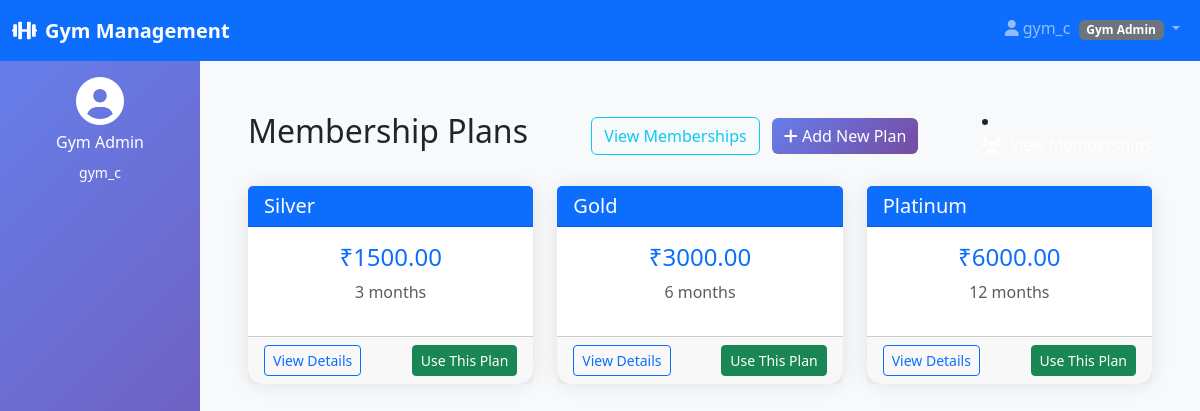
Page /plans/ (signed in) on the committed database.
### multiple_gym/models.py (models this page shows, shortened)
class User(AbstractUser):
    USER_TYPES = (
        ('superadmin', 'Super Admin'),
        ('gymadmin', 'Gym Admin'),
        ('member', 'Member'),
        ('trainer', 'Trainer'),
    )
    user_type = models.CharField(max_length=20, choices=USER_TYPES, default='member')
    phone = models.CharField(max_length=15, blank=True)
    created_at = models.DateTimeField(auto_now_add=True)

class MembershipPlan(models.Model):
    name = models.CharField(max_length=100)
    duration_months = models.IntegerField()
    price = models.DecimalField(max_digits=10, decimal_places=2)
    description = models.TextField(blank=True)
    is_active = models.BooleanField(default=True)

### multiple_gym/views.py (the view)
# urls.py: path("plans/", views.plan_list, name="plan_list"),
@login_required
def plan_list(request):
    plans = MembershipPlan.objects.all()
    gym_id = None
    gym = None
    if request.user.user_type == "gymadmin":
        try:
            gym_admin = GymAdmin.objects.get(user=request.user)
            gym = gym_admin.gyms.first()
            if gym:
                gym_id = gym.id
        except GymAdmin.DoesNotExist:
            gym_id = None
    context = {"plans": plans, "gym": gym, "gym_id": gym_id}
    return render(request, "multiple_gym/plan_list.html", context)

### templates/multiple_gym/plan_list.html (shortened to what this page needs)
{% extends 'multiple_gym/base.html' %}
{% block content %}
<div class="container mt-4">
    <div class="d-flex justify-content-between align-items-center mb-4">
<h2>Membership Plans</h2>
<div>
    {% if user.user_type == 'gymadmin' and gym_id %}
        <a href="{% url 'multiple_gym:membership_list_gym' gym_id %}" class="btn btn-outline-info me-2">View Memberships</a>
    {% else %}
        <a href="{% url 'multiple_gym:membership_list' %}" class="btn btn-outline-info me-2">View Memberships</a>
    {% endif %}
    <a href="{% url 'multiple_gym:create_plan' %}" class="btn btn-primary">
        <i class="fas fa-plus"></i> Add New Plan
    </a>
</div>
<li class="nav-item">
    {% if user.user_type == 'gymadmin' and gym_id %}
        <a class="nav-link text-white" href="{% url 'multiple_gym:membership_list_gym' gym_id %}">
            <i class="fas fa-users me-2"></i>View Memberships
        </a>
    {% else %}
        <a class="nav-link text-white" href="{% url 'membership_list' %}">
            <i class="fas fa-users me-2"></i>View Memberships
        </a>
    {% endif %}
</li>
    </div>
    <div class="row">
        {% for plan in plans %}
        <div class="col-md-4 mb-4">
            <div class="card h-100">
                <div class="card-header bg-primary text-white">
                    <h5 class="mb-0">{{ plan.name }}</h5>
                </div>
                <div class="card-body">
                    <div class="text-center mb-3">
                        <h4 class="text-primary">₹{{ plan.price }}</h4>
                        <p class="text-muted">{{ plan.duration_months }} month{{ plan.duration_months|pluralize }}</p>
                    </div>
                </div>
                <div class="card-footer">
                    <a href="{% url 'multiple_gym:plan_detail' plan.pk %}" class="btn btn-outline-primary btn-sm">View Details</a>
                    <a href="{% url 'multiple_gym:create_membership' %}" class="btn btn-success btn-sm float-end">Use This Plan</a>
                </div>
            </div>
        </div>
        {% endfor %}
    </div>
</div>
{% endblock %}

### templates/multiple_gym/base.html (shortened to what this page needs)
<!DOCTYPE html>
<html lang="en">
<head>
    <link href="https://cdnjs.cloudflare.com/ajax/libs/bootstrap/5.3.0/css/bootstrap.min.css" rel="stylesheet">
    <link href="https://cdnjs.cloudflare.com/ajax/libs/font-awesome/6.0.0/css/all.min.css" rel="stylesheet">
</head>
<body class="bg-light">
    <nav class="navbar navbar-expand-lg navbar-dark bg-primary">
        <div class="container-fluid">
            <a class="navbar-brand" href="#">
                <i class="fas fa-dumbbell me-2"></i>Gym Management
            </a>
            {% if user.is_authenticated %}
            <div class="navbar-nav ms-auto">
                <div class="nav-item dropdown">
                    <a class="nav-link dropdown-toggle" href="#" role="button" data-bs-toggle="dropdown">
                        <i class="fas fa-user me-1"></i>{{ user.username }}
                        <span class="badge bg-secondary ms-1">{{ user.get_user_type_display }}</span>
                    </a>
                </div>
            </div>
            {% endif %}
        </div>
    </nav>
    <div class="container-fluid">
        <div class="row">
            {% if user.is_authenticated and user.user_type != 'member' %}
            <div class="col-md-3 col-lg-2 px-0">
                <div class="sidebar text-white p-3">
                    <div class="text-center mb-4">
                        <i class="fas fa-user-circle fa-3x mb-2"></i>
                        <h6>{{ user.get_user_type_display }}</h6>
                        <small>{{ user.username }}</small>
                    </div>
                </div>
            </div>
            {% endif %}
            <div
                class="{% if user.is_authenticated and user.user_type != 'member' %}col-md-9 col-lg-10{% else %}col-12{% endif %}">
                <div class="p-4">
                    {% block content %}{% endblock %}
                </div>
            </div>
        </div>
    </div>
</body>
</html>

### templates/multiple_gym/base.html (style rules this page uses)
.sidebar { min-height: 100vh; background: linear-gradient(135deg, #667eea 0%, #764ba2 100%); }
.navbar-brand { font-weight: bold; }
.card { border: none; border-radius: 15px; box-shadow: 0 0 20px rgba(0, 0, 0, 0.1); }
.btn-primary { background: linear-gradient(135deg, #667eea 0%, #764ba2 100%); border: none; }
.nav-link { transition: all 0.3s ease; border-radius: 8px; margin-bottom: 5px; }

### rows in the picture
User: username "gym_c", user_type "Gym Admin"
MembershipPlan: name "Silver", price "1500.00", duration_months "3"
MembershipPlan: name "Gold", price "3000.00", duration_months "6"
MembershipPlan: name "Platinum", price "6000.00", duration_months "12"
